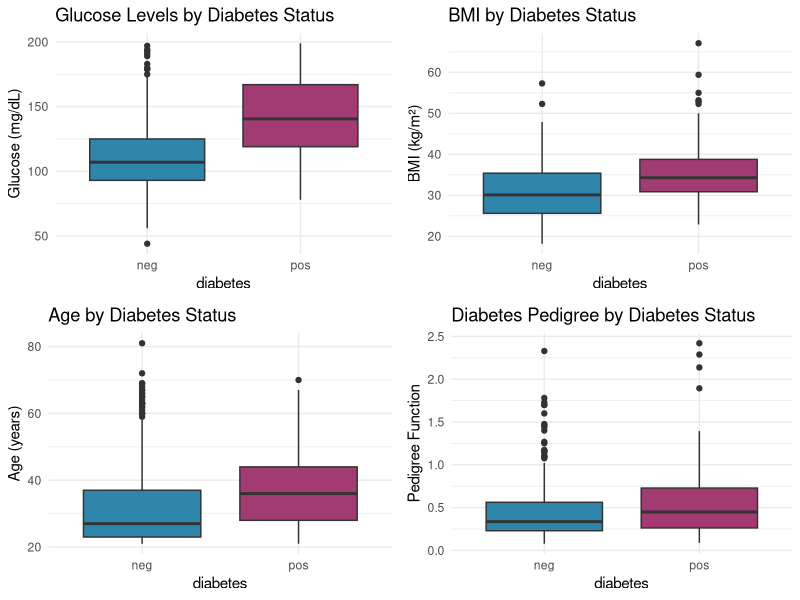

This chart was generated by the following R code:

# =============================================================================
# SECTION 1: SETUP AND PACKAGE INSTALLATION
# =============================================================================

# Clear environment
rm(list = ls())

# Set seed for reproducibility
set.seed(123)

# Install required packages if not already installed
required_packages <- c(
  "tidyverse",      # Data manipulation and visualization
  "mlbench",        # Access to Pima Indians Diabetes dataset
  "caret",          # Machine learning and cross-validation
  "pROC",           # ROC curves and AUC
  "glmnet",         # LASSO and Ridge regression
  "corrplot",       # Correlation plots
  "mice",           # Missing data imputation
  "gridExtra",      # Arranging plots
  "reshape2",       # Data reshaping
  "GGally"          # Extended ggplot2 functionality
)

# Function to install packages
install_if_missing <- function(packages) {
  for (pkg in packages) {
    if (!require(pkg, character.only = TRUE)) {
      install.packages(pkg, dependencies = TRUE)
      library(pkg, character.only = TRUE)
    }
  }
}

# Install and load packages
install_if_missing(required_packages)

# =============================================================================
# SECTION 2: DATA LOADING AND INITIAL EXPLORATION
# =============================================================================

cat("\n=== LOADING DATA ===\n")

# Load the Pima Indians Diabetes dataset from mlbench
# This dataset contains 768 observations of Pima Indian women aged 21+
# Target: Predicting diabetes onset within 5 years
data("PimaIndiansDiabetes2", package = "mlbench")

# Create a working copy
diabetes_data <- PimaIndiansDiabetes2

# Display basic information
cat("\nDataset Dimensions:\n")
print(dim(diabetes_data))

cat("\nFirst few rows:\n")
print(head(diabetes_data))

cat("\nData Structure:\n")
print(str(diabetes_data))

cat("\nSummary Statistics:\n")
print(summary(diabetes_data))

cat("\nMissing Values Count:\n")
print(colSums(is.na(diabetes_data)))

# Calculate percentage of missing values
missing_pct <- colSums(is.na(diabetes_data)) / nrow(diabetes_data) * 100
cat("\nPercentage of Missing Values:\n")
print(round(missing_pct, 2))

# =============================================================================
# SECTION 3: DATA CLEANING AND PREPROCESSING
# =============================================================================

cat("\n=== DATA PREPROCESSING ===\n")

# 3.1: Handle Missing Values using Multiple Imputation
cat("\nPerforming multiple imputation for missing values...\n")

# Separate outcome variable for imputation
diabetes_features <- diabetes_data[, -ncol(diabetes_data)]
diabetes_outcome <- diabetes_data$diabetes

# Perform multiple imputation using mice
# Using predictive mean matching (pmm) method
imputed_data <- mice(diabetes_features, 
                     m = 5,           # Number of imputations
                     method = "pmm",  # Predictive mean matching
                     seed = 123,
                     printFlag = FALSE)

# Complete the dataset with imputed values
diabetes_complete <- complete(imputed_data, 1)

# Add outcome variable back
diabetes_complete$diabetes <- diabetes_outcome

cat("Missing values after imputation:\n")
print(colSums(is.na(diabetes_complete)))

# 3.2: Feature Engineering
cat("\nCreating additional features...\n")

# BMI Categories (WHO Classification)
diabetes_complete <- diabetes_complete %>%
  mutate(
    bmi_category = cut(mass,
                       breaks = c(0, 18.5, 25, 30, 35, 40, Inf),
                       labels = c("Underweight", "Normal", "Overweight", 
                                 "Obese Class I", "Obese Class II", "Obese Class III"),
                       include.lowest = TRUE),
    
    # Age groups
    age_group = cut(age,
                   breaks = c(0, 30, 40, 50, 60, Inf),
                   labels = c("21-30", "31-40", "41-50", "51-60", "60+"),
                   include.lowest = TRUE),
    
    # Glucose categories (ADA Guidelines)
    glucose_category = cut(glucose,
                          breaks = c(0, 100, 126, Inf),
                          labels = c("Normal", "Prediabetes", "Diabetes"),
                          include.lowest = TRUE),
    
    # Diabetes risk score (composite)
    risk_score = scale(glucose) + scale(mass) + scale(age) + scale(pedigree)
  )

# =============================================================================
# SECTION 4: EXPLORATORY DATA ANALYSIS
# =============================================================================

cat("\n=== EXPLORATORY DATA ANALYSIS ===\n")

# 4.1: Class Distribution
cat("\nDiabetes Outcome Distribution:\n")
print(table(diabetes_complete$diabetes))
cat("\nProportions:\n")
print(prop.table(table(diabetes_complete$diabetes)))

# 4.2: Statistical Tests for Predictors

# T-test for continuous variables
continuous_vars <- c("pregnant", "glucose", "pressure", "triceps", 
                     "insulin", "mass", "pedigree", "age")

cat("\n=== T-tests: Diabetes vs No Diabetes ===\n")
for (var in continuous_vars) {
  test_result <- t.test(diabetes_complete[[var]] ~ diabetes_complete$diabetes)
  cat(sprintf("\n%s:\n", var))
  cat(sprintf("  Mean (No Diabetes): %.2f\n", test_result$estimate[1]))
  cat(sprintf("  Mean (Diabetes): %.2f\n", test_result$estimate[2]))
  cat(sprintf("  p-value: %.4f\n", test_result$p.value))
  cat(sprintf("  Significant: %s\n", ifelse(test_result$p.value < 0.05, "YES", "NO")))
}

# 4.3: Correlation Analysis
cat("\n=== Correlation Analysis ===\n")

# Calculate correlation matrix for numeric variables
numeric_data <- diabetes_complete %>%
  select(all_of(continuous_vars)) %>%
  cor()

cat("\nCorrelation Matrix:\n")
print(round(numeric_data, 2))

# =============================================================================
# SECTION 5: DATA VISUALIZATION
# =============================================================================

cat("\n=== GENERATING VISUALIZATIONS ===\n")

# Create output directory for plots
dir.create("diabetes_plots", showWarnings = FALSE)

# 5.1: Distribution plots for all continuous variables
for (var in continuous_vars) {
  p <- ggplot(diabetes_complete, aes_string(x = var, fill = "diabetes")) +
    geom_histogram(alpha = 0.6, position = "identity", bins = 30) +
    scale_fill_manual(values = c("neg" = "#2E86AB", "pos" = "#A23B72")) +
    labs(title = paste("Distribution of", var, "by Diabetes Status"),
         x = var, y = "Count", fill = "Diabetes") +
    theme_minimal() +
    theme(plot.title = element_text(hjust = 0.5, face = "bold"))
  
  ggsave(paste0("diabetes_plots/dist_", var, ".png"), p, width = 8, height = 5)
}

# 5.2: Correlation heatmap
png("diabetes_plots/correlation_heatmap.png", width = 800, height = 800)
corrplot(numeric_data, method = "color", type = "upper", 
         tl.col = "black", tl.srt = 45,
         addCoef.col = "black", number.cex = 0.7,
         col = colorRampPalette(c("#2E86AB", "white", "#A23B72"))(200),
         title = "Correlation Matrix of Predictors")
dev.off()

# 5.3: Box plots comparing diabetes groups
p1 <- ggplot(diabetes_complete, aes(x = diabetes, y = glucose, fill = diabetes)) +
  geom_boxplot() +
  scale_fill_manual(values = c("neg" = "#2E86AB", "pos" = "#A23B72")) +
  labs(title = "Glucose Levels by Diabetes Status", y = "Glucose (mg/dL)") +
  theme_minimal() +
  theme(legend.position = "none")

p2 <- ggplot(diabetes_complete, aes(x = diabetes, y = mass, fill = diabetes)) +
  geom_boxplot() +
  scale_fill_manual(values = c("neg" = "#2E86AB", "pos" = "#A23B72")) +
  labs(title = "BMI by Diabetes Status", y = "BMI (kg/m²)") +
  theme_minimal() +
  theme(legend.position = "none")

p3 <- ggplot(diabetes_complete, aes(x = diabetes, y = age, fill = diabetes)) +
  geom_boxplot() +
  scale_fill_manual(values = c("neg" = "#2E86AB", "pos" = "#A23B72")) +
  labs(title = "Age by Diabetes Status", y = "Age (years)") +
  theme_minimal() +
  theme(legend.position = "none")

p4 <- ggplot(diabetes_complete, aes(x = diabetes, y = pedigree, fill = diabetes)) +
  geom_boxplot() +
  scale_fill_manual(values = c("neg" = "#2E86AB", "pos" = "#A23B72")) +
  labs(title = "Diabetes Pedigree by Diabetes Status", y = "Pedigree Function") +
  theme_minimal() +
  theme(legend.position = "none")

combined_plot <- grid.arrange(p1, p2, p3, p4, ncol = 2)

# 5.4: Age vs BMI scatter plot
scatter_plot <- ggplot(diabetes_complete, aes(x = age, y = mass, color = diabetes)) +
  geom_point(alpha = 0.6, size = 2) +
  scale_color_manual(values = c("neg" = "#2E86AB", "pos" = "#A23B72")) +
  geom_smooth(method = "loess", se = TRUE) +
  labs(title = "Age vs BMI by Diabetes Status",
       x = "Age (years)", y = "BMI (kg/m²)", color = "Diabetes") +
  theme_minimal() +
  theme(plot.title = element_text(hjust = 0.5, face = "bold"))

# =============================================================================
# SECTION 6: MODEL PREPARATION
# =============================================================================

cat("\n=== PREPARING DATA FOR MODELING ===\n")

# Select only numeric predictors for modeling
model_data <- diabetes_complete %>%
  select(all_of(continuous_vars), diabetes)

# Split data into training (70%) and testing (30%)
set.seed(123)
train_index <- createDataPartition(model_data$diabetes, p = 0.7, list = FALSE)
train_data <- model_data[train_index, ]
test_data <- model_data[-train_index, ]

cat(sprintf("\nTraining set size: %d observations\n", nrow(train_data)))
cat(sprintf("Testing set size: %d observations\n", nrow(test_data)))

# Check class distribution in splits
cat("\nTraining set distribution:\n")
print(prop.table(table(train_data$diabetes)))
cat("\nTesting set distribution:\n")
print(prop.table(table(test_data$diabetes)))

# =============================================================================
# SECTION 7: MODEL BUILDING - LOGISTIC REGRESSION
# =============================================================================

cat("\n=== MODEL 1: LOGISTIC REGRESSION ===\n")

# 7.1: Full Logistic Regression Model
log_model_full <- glm(diabetes ~ ., 
                      data = train_data, 
                      family = binomial(link = "logit"))

cat("\nFull Logistic Regression Model Summary:\n")
print(summary(log_model_full))

# Calculate odds ratios
odds_ratios <- exp(coef(log_model_full))
cat("\nOdds Ratios:\n")
print(round(odds_ratios, 3))

# 7.2: Stepwise Selection
log_model_step <- step(log_model_full, direction = "both", trace = 0)

cat("\nStepwise Selected Model:\n")
print(summary(log_model_step))

# 7.3: Predictions and Evaluation
# Training set predictions
train_pred_prob <- predict(log_model_step, train_data, type = "response")
train_pred_class <- ifelse(train_pred_prob > 0.5, "pos", "neg")
train_pred_class <- factor(train_pred_class, levels = c("neg", "pos"))

# Testing set predictions
test_pred_prob <- predict(log_model_step, test_data, type = "response")
test_pred_class <- ifelse(test_pred_prob > 0.5, "pos", "neg")
test_pred_class <- factor(test_pred_class, levels = c("neg", "pos"))

# Confusion Matrix - Training
cat("\n=== Training Set Performance ===\n")
train_cm <- confusionMatrix(train_pred_class, train_data$diabetes, positive = "pos")
print(train_cm)

# Confusion Matrix - Testing
cat("\n=== Testing Set Performance ===\n")
test_cm <- confusionMatrix(test_pred_class, test_data$diabetes, positive = "pos")
print(test_cm)

# ROC Curve and AUC
train_roc <- roc(train_data$diabetes, train_pred_prob)
test_roc <- roc(test_data$diabetes, test_pred_prob)

cat(sprintf("\nTraining AUC: %.4f\n", auc(train_roc)))
cat(sprintf("Testing AUC: %.4f\n", auc(test_roc)))

# Plot ROC curves
png("diabetes_plots/roc_logistic.png", width = 800, height = 600)
plot(test_roc, col = "#A23B72", lwd = 2, main = "ROC Curve - Logistic Regression")
lines(train_roc, col = "#2E86AB", lwd = 2, lty = 2)
legend("bottomright", 
       legend = c(paste("Test AUC =", round(auc(test_roc), 3)),
                 paste("Train AUC =", round(auc(train_roc), 3))),
       col = c("#A23B72", "#2E86AB"), lwd = 2, lty = c(1, 2))
abline(a = 0, b = 1, lty = 2, col = "gray")
dev.off()

# =============================================================================
# SECTION 8: MODEL BUILDING - LASSO REGRESSION
# =============================================================================

cat("\n=== MODEL 2: LASSO REGRESSION ===\n")

# Prepare data for glmnet (requires matrix format)
x_train <- model.matrix(diabetes ~ ., train_data)[, -1]
y_train <- train_data$diabetes
x_test <- model.matrix(diabetes ~ ., test_data)[, -1]
y_test <- test_data$diabetes

# Convert outcome to numeric (0/1) for glmnet
y_train_numeric <- ifelse(y_train == "pos", 1, 0)
y_test_numeric <- ifelse(y_test == "pos", 1, 0)

# Cross-validation to find optimal lambda
cv_lasso <- cv.glmnet(x_train, y_train_numeric, 
                      alpha = 1, 
                      family = "binomial",
                      nfolds = 10)

cat("\nOptimal Lambda (min):", cv_lasso$lambda.min, "\n")
cat("Optimal Lambda (1se):", cv_lasso$lambda.1se, "\n")

# Plot cross-validation curve
png("diabetes_plots/lasso_cv.png", width = 800, height = 600)
plot(cv_lasso, main = "LASSO Cross-Validation")
dev.off()

# Fit LASSO model with optimal lambda
lasso_model <- glmnet(x_train, y_train_numeric, 
                      alpha = 1, 
                      family = "binomial",
                      lambda = cv_lasso$lambda.min)

# Display coefficients
cat("\nLASSO Coefficients:\n")
lasso_coef <- coef(lasso_model)
print(lasso_coef)

# Count non-zero coefficients
non_zero <- sum(lasso_coef != 0) - 1  # Exclude intercept
cat(sprintf("\nNumber of selected features: %d out of %d\n", non_zero, ncol(x_train)))

# Predictions
lasso_pred_prob_train <- predict(lasso_model, x_train, type = "response")
lasso_pred_class_train <- ifelse(lasso_pred_prob_train > 0.5, "pos", "neg")
lasso_pred_class_train <- factor(lasso_pred_class_train, levels = c("neg", "pos"))

lasso_pred_prob_test <- predict(lasso_model, x_test, type = "response")
lasso_pred_class_test <- ifelse(lasso_pred_prob_test > 0.5, "pos", "neg")
lasso_pred_class_test <- factor(lasso_pred_class_test, levels = c("neg", "pos"))

# Evaluation
cat("\n=== LASSO Training Set Performance ===\n")
lasso_train_cm <- confusionMatrix(lasso_pred_class_train, train_data$diabetes, positive = "pos")
print(lasso_train_cm)

cat("\n=== LASSO Testing Set Performance ===\n")
lasso_test_cm <- confusionMatrix(lasso_pred_class_test, test_data$diabetes, positive = "pos")
print(lasso_test_cm)

# ROC and AUC
lasso_train_roc <- roc(train_data$diabetes, as.numeric(lasso_pred_prob_train))
lasso_test_roc <- roc(test_data$diabetes, as.numeric(lasso_pred_prob_test))

cat(sprintf("\nLASSO Training AUC: %.4f\n", auc(lasso_train_roc)))
cat(sprintf("LASSO Testing AUC: %.4f\n", auc(lasso_test_roc)))

# =============================================================================
# SECTION 9: MODEL BUILDING - RANDOM FOREST
# =============================================================================

cat("\n=== MODEL 3: RANDOM FOREST ===\n")

# Train Random Forest with cross-validation
rf_control <- trainControl(
  method = "cv",
  number = 10,
  savePredictions = "final",
  classProbs = TRUE,
  summaryFunction = twoClassSummary
)

rf_model <- train(
  diabetes ~ .,
  data = train_data,
  method = "rf",
  trControl = rf_control,
  metric = "ROC",
  ntree = 500,
  importance = TRUE
)

cat("\nRandom Forest Model:\n")
print(rf_model)

# Variable Importance
var_imp <- varImp(rf_model)
cat("\nVariable Importance:\n")
print(var_imp)

# Plot variable importance
png("diabetes_plots/rf_importance.png", width = 800, height = 600)
plot(var_imp, main = "Random Forest Variable Importance")
dev.off()

# Predictions
rf_pred_train <- predict(rf_model, train_data)
rf_pred_prob_train <- predict(rf_model, train_data, type = "prob")

rf_pred_test <- predict(rf_model, test_data)
rf_pred_prob_test <- predict(rf_model, test_data, type = "prob")

# Evaluation
cat("\n=== Random Forest Training Set Performance ===\n")
rf_train_cm <- confusionMatrix(rf_pred_train, train_data$diabetes, positive = "pos")
print(rf_train_cm)

cat("\n=== Random Forest Testing Set Performance ===\n")
rf_test_cm <- confusionMatrix(rf_pred_test, test_data$diabetes, positive = "pos")
print(rf_test_cm)

# ROC and AUC
rf_train_roc <- roc(train_data$diabetes, rf_pred_prob_train$pos)
rf_test_roc <- roc(test_data$diabetes, rf_pred_prob_test$pos)

cat(sprintf("\nRandom Forest Training AUC: %.4f\n", auc(rf_train_roc)))
cat(sprintf("Random Forest Testing AUC: %.4f\n", auc(rf_test_roc)))

# =============================================================================
# SECTION 10: MODEL COMPARISON
# =============================================================================

cat("\n=== COMPREHENSIVE MODEL COMPARISON ===\n")

# Create comparison dataframe
model_comparison <- data.frame(
  Model = c("Logistic Regression", "LASSO", "Random Forest"),
  Train_Accuracy = c(
    train_cm$overall["Accuracy"],
    lasso_train_cm$overall["Accuracy"],
    rf_train_cm$overall["Accuracy"]
  ),
  Test_Accuracy = c(
    test_cm$overall["Accuracy"],
    lasso_test_cm$overall["Accuracy"],
    rf_test_cm$overall["Accuracy"]
  ),
  Train_Sensitivity = c(
    train_cm$byClass["Sensitivity"],
    lasso_train_cm$byClass["Sensitivity"],
    rf_train_cm$byClass["Sensitivity"]
  ),
  Test_Sensitivity = c(
    test_cm$byClass["Sensitivity"],
    lasso_test_cm$byClass["Sensitivity"],
    rf_test_cm$byClass["Sensitivity"]
  ),
  Train_Specificity = c(
    train_cm$byClass["Specificity"],
    lasso_train_cm$byClass["Specificity"],
    rf_train_cm$byClass["Specificity"]
  ),
  Test_Specificity = c(
    test_cm$byClass["Specificity"],
    lasso_test_cm$byClass["Specificity"],
    rf_test_cm$byClass["Specificity"]
  ),
  Train_AUC = c(
    auc(train_roc),
    auc(lasso_train_roc),
    auc(rf_train_roc)
  ),
  Test_AUC = c(
    auc(test_roc),
    auc(lasso_test_roc),
    auc(rf_test_roc)
  )
)

cat("\nModel Performance Comparison:\n")
print(model_comparison)

# Plot comparison
png("diabetes_plots/model_comparison.png", width = 1000, height = 600)
par(mfrow = c(1, 2))

# Test Accuracy Comparison
barplot(model_comparison$Test_Accuracy,
        names.arg = model_comparison$Model,
        main = "Test Set Accuracy Comparison",
        ylab = "Accuracy",
        ylim = c(0, 1),
        col = c("#2E86AB", "#F18F01", "#A23B72"),
        las = 2)
abline(h = 0.5, lty = 2, col = "gray")

# Test AUC Comparison
barplot(model_comparison$Test_AUC,
        names.arg = model_comparison$Model,
        main = "Test Set AUC Comparison",
        ylab = "AUC",
        ylim = c(0, 1),
        col = c("#2E86AB", "#F18F01", "#A23B72"),
        las = 2)
abline(h = 0.5, lty = 2, col = "gray")

dev.off()

# Combined ROC Curve
png("diabetes_plots/roc_comparison.png", width = 800, height = 800)
plot(test_roc, col = "#2E86AB", lwd = 2, main = "ROC Curve Comparison - All Models")
lines(lasso_test_roc, col = "#F18F01", lwd = 2)
lines(rf_test_roc, col = "#A23B72", lwd = 2)
legend("bottomright",
       legend = c(
         paste("Logistic Regression (AUC =", round(auc(test_roc), 3), ")"),
         paste("LASSO (AUC =", round(auc(lasso_test_roc), 3), ")"),
         paste("Random Forest (AUC =", round(auc(rf_test_roc), 3), ")")
       ),
       col = c("#2E86AB", "#F18F01", "#A23B72"),
       lwd = 2)
abline(a = 0, b = 1, lty = 2, col = "gray")
dev.off()

# =============================================================================
# SECTION 11: PREDICTION FUNCTION
# =============================================================================

cat("\n=== CREATING PREDICTION FUNCTION ===\n")

# Function to predict diabetes risk for new patients
predict_diabetes_risk <- function(
    pregnant,
    glucose,
    pressure,
    triceps,
    insulin,
    mass,
    pedigree,
    age,
    model_choice = "logistic"
) {
  
  # Create data frame with input values
  new_patient <- data.frame(
    pregnant = pregnant,
    glucose = glucose,
    pressure = pressure,
    triceps = triceps,
    insulin = insulin,
    mass = mass,
    pedigree = pedigree,
    age = age
  )
  
  # Select model and make prediction
  if (model_choice == "logistic") {
    prob <- predict(log_model_step, new_patient, type = "response")
    model_name <- "Logistic Regression"
  } else if (model_choice == "lasso") {
    new_x <- model.matrix(~ ., new_patient)[, -1]
    prob <- predict(lasso_model, new_x, type = "response")[1, 1]
    model_name <- "LASSO"
  } else if (model_choice == "rf") {
    prob <- predict(rf_model, new_patient, type = "prob")$pos
    model_name <- "Random Forest"
  } else {
    stop("Invalid model choice. Choose 'logistic', 'lasso', or 'rf'")
  }
  
  # Determine risk level
  risk_level <- if (prob < 0.3) {
    "Low Risk"
  } else if (prob < 0.7) {
    "Moderate Risk"
  } else {
    "High Risk"
  }
  
  # Return results
  result <- list(
    model = model_name,
    probability = prob,
    prediction = ifelse(prob > 0.5, "Diabetes", "No Diabetes"),
    risk_level = risk_level,
    input_data = new_patient
  )
  
  return(result)
}

# =============================================================================
# SECTION 12: EXAMPLE PREDICTIONS
# =============================================================================

cat("\n=== EXAMPLE PREDICTIONS ===\n")

# Example 1: Low risk patient
cat("\nExample 1: Young, healthy individual\n")
example1 <- predict_diabetes_risk(
  pregnant = 2,
  glucose = 85,
  pressure = 70,
  triceps = 20,
  insulin = 80,
  mass = 22.5,
  pedigree = 0.2,
  age = 25,
  model_choice = "rf"
)
print(example1)

# Example 2: Moderate risk patient
cat("\nExample 2: Middle-aged with elevated glucose\n")
example2 <- predict_diabetes_risk(
  pregnant = 5,
  glucose = 140,
  pressure = 85,
  triceps = 30,
  insulin = 150,
  mass = 28.5,
  pedigree = 0.5,
  age = 45,
  model_choice = "rf"
)
print(example2)

# Example 3: High risk patient
cat("\nExample 3: High-risk profile\n")
example3 <- predict_diabetes_risk(
  pregnant = 8,
  glucose = 180,
  pressure = 90,
  triceps = 40,
  insulin = 200,
  mass = 35.0,
  pedigree = 0.8,
  age = 55,
  model_choice = "rf"
)
print(example3)

################################################################################
# END OF SCRIPT
################################################################################
